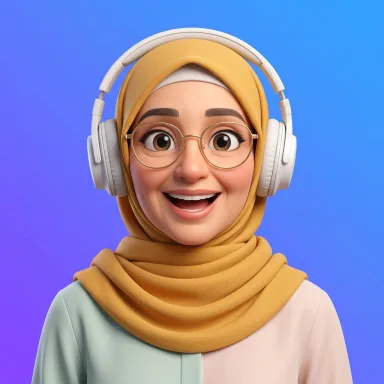
#> input picture marketing/tiktok-pot/shared/assets/speakers/ar-duaa.webp, 384 x 384 px
$ python cutout.py ../../tiktok-pot/shared/assets/speakers/ar-duaa.webp ../../tiktok-pot/shared/assets/speakers/ar-karim.webp 100
#> lines starting #> are read from the running program, lines starting #| are printed output that depends on the picture; after the words box and inside, x2 and y2 are one past the last pixel; in counts of white or black regions, pixels touching at a corner belong together
"""Cuts a site avatar out of its blue-violet backdrop. The backdrop is a smooth
gradient: it is fitted to the image border, refined on every pixel that matches
it, and then any pixel close to it (border-connected or in a pocket, such as
inside the headphones) is cleared with a soft edge. Writes an RGBA PNG.

    python cutout.py <avatar.webp> <out.png> [size]
"""
import sys
from collections import deque

import numpy as np
from PIL import Image, ImageFilter

src, out = sys.argv[1], sys.argv[2]
size = int(sys.argv[3]) if len(sys.argv) > 3 else 720
im = Image.open(src).convert("RGB").resize((size, size), Image.LANCZOS)
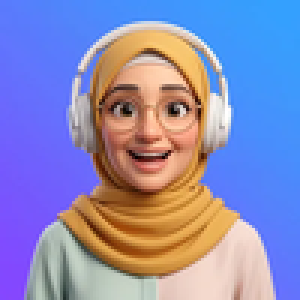
#> im: PIL image 100x100 RGB (shown 3 times larger); mean R, G, B 139.7, 138.9, 185.2
a = np.asarray(im).astype(float)
h, w, _ = a.shape
#> h = 100; w = 100
ys, xs = np.mgrid[0:h, 0:w]
u, v = xs / w, ys / h
X = np.stack([np.ones(h * w), u.ravel(), v.ravel(), (u * v).ravel(), (u ** 2).ravel(), (v ** 2).ravel()], 1)


def fit(mask):
    coef, *_ = np.linalg.lstsq(X[mask.ravel()], a.reshape(-1, 3)[mask.ravel()], rcond=None)
#> coef = [[90.44, 122.6, 252.7], [-56.12, 57.65, -3.47], [43.07, -51.15, -1.5], [2.91, 11.22, -5.07], [14.18, -16.08, 4.81], [4.02, -8.17, 4.5]]
    return (X @ coef).reshape(h, w, 3)
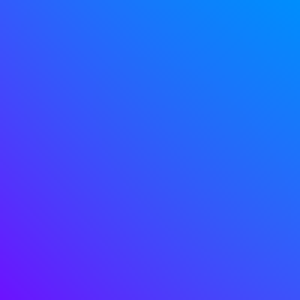
#> returned value: shape (100, 100, 3) float64 (shown 3 times larger); mean of channels 0, 1, 2 90.7, 120.6, 252; drawn with min black and max white


band = np.zeros((h, w), bool)
b = max(4, size // 40)
band[:b, :] = band[:, :b] = band[:, -b:] = True
bg = fit(band)
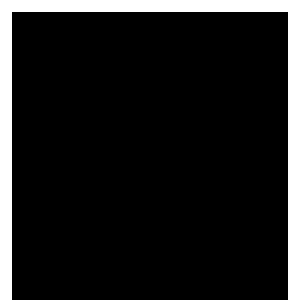
#> band: shape (100, 100) bool (shown 3 times larger); 11.7% white; 1 white region, box (x1, y1, x2, y2) and area: (0, 0, 100, 100) 1168
for _ in range(3):
    dist = np.sqrt(((a - bg) ** 2).sum(-1))
    bg = fit(dist < 30)
#> this loop made 3 passes
#> pass 1, `bg = fit(dist < 30)`:
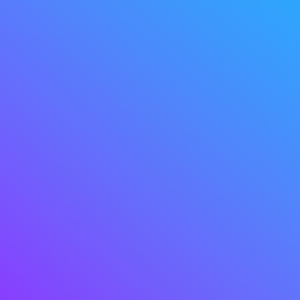
#> bg: shape (100, 100, 3) float64 (shown 3 times larger); mean of channels 0, 1, 2 92.6, 119.3, 251.8; drawn as R, G, B
dist = np.sqrt(((a - bg) ** 2).sum(-1))

# Border-connected backdrop (generous), plus pockets that match it closely.
near = dist < 40
#> near: shape (100, 100) bool; 49.6% white; 3 white regions, box (x1, y1, x2, y2) and area: (0, 0, 100, 100) 4901, (27, 17, 34, 31) 30, (66, 17, 73, 31) 28
seen = np.zeros((h, w), bool)
q = deque([(y, x) for y in range(h) for x in (0, w - 1)] + [(y, x) for x in range(w) for y in (0, h - 1)])
while q:
    y, x = q.popleft()
    if seen[y, x] or not near[y, x]:
        continue
    seen[y, x] = True
    for dy, dx in ((1, 0), (-1, 0), (0, 1), (0, -1)):
        ny, nx = y + dy, x + dx
        if 0 <= ny < h and 0 <= nx < w and not seen[ny, nx]:
            q.append((ny, nx))
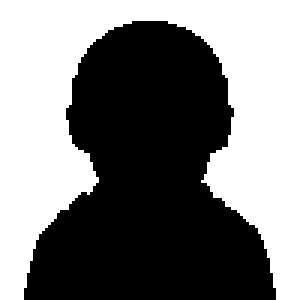
#> seen: shape (100, 100) bool (shown 3 times larger); 49% white; 1 white region, box (x1, y1, x2, y2) and area: (0, 0, 100, 100) 4901
backdrop = seen | (dist < 18)
#> backdrop: shape (100, 100) bool; 49.4% white; 4 white regions (1 under 20 px), largest, box (x1, y1, x2, y2) and area: (0, 0, 100, 100) 4901, (67, 18, 73, 31) 20, (27, 20, 32, 31) 20
alpha = Image.fromarray(((~backdrop) * 255).astype(np.uint8)).filter(ImageFilter.MedianFilter(5)).filter(ImageFilter.MinFilter(3)).filter(ImageFilter.GaussianBlur(1.2))
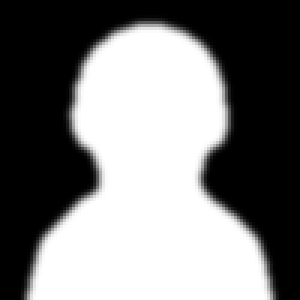
#> alpha: PIL image 100x100 L (shown 3 times larger); min 0, max 255, mean 122.2
rgba = im.copy()
rgba.putalpha(alpha)
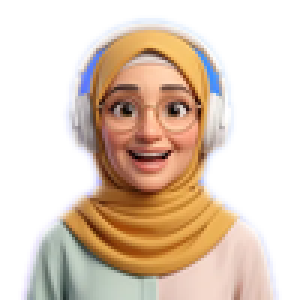
#> rgba: PIL image 100x100 RGBA (shown 3 times larger); mean R, G, B, A 139.7, 138.9, 185.2, 122.2; transparent parts drawn white
rgba.save(out)
print(out, f"{(~backdrop).mean():.0%} kept")
#| ../../tiktok-pot/shared/assets/speakers/ar-karim.webp 51% kept

$ run again, on marketing/tiktok-pot/shared/assets/speakers/ar-nada.webp
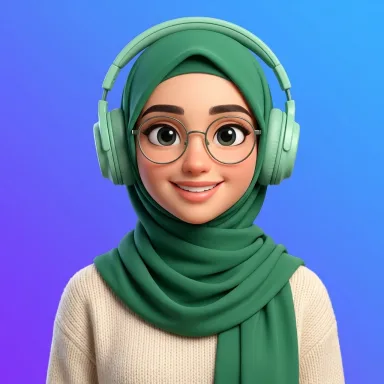
#> input picture marketing/tiktok-pot/shared/assets/speakers/ar-nada.webp, 384 x 384 px
#> coef = [[86.16, 120.7, 248.9], [-47.77, 78.39, 4.03], [35.7, -72.85, 2.89], [-12.87, 14.38, -4.29], [17.34, -21.2, 0.248], [11.49, -3.38, -5.08]]
#> band: shape (100, 100) bool; 11.7% white; 1 white region, box (x1, y1, x2, y2) and area: (0, 0, 100, 100) 1168
#> `near = dist < 40`:
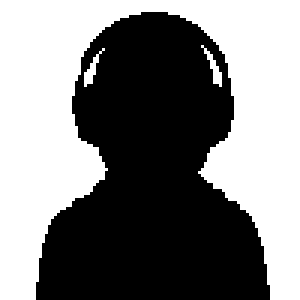
#> near: shape (100, 100) bool (shown 3 times larger); 50% white; 3 white regions, box (x1, y1, x2, y2) and area: (0, 0, 100, 100) 4937, (67, 15, 74, 29) 30, (28, 16, 35, 29) 28
#> backdrop: shape (100, 100) bool; 49.8% white; 3 white regions, box (x1, y1, x2, y2) and area: (0, 0, 100, 100) 4937, (28, 17, 34, 28) 22, (69, 17, 74, 28) 22
#> `rgba.putalpha(alpha)`:
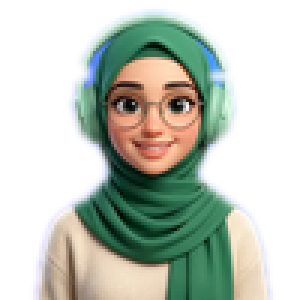
#> rgba: PIL image 100x100 RGBA (shown 3 times larger); mean R, G, B, A 102.6, 130.2, 181.9, 120.5; transparent parts drawn white
#| ../../tiktok-pot/shared/assets/speakers/ar-nada.webp 50% kept

$ run again, on marketing/tiktok-pot/shared/assets/speakers/ar-nawaf.webp
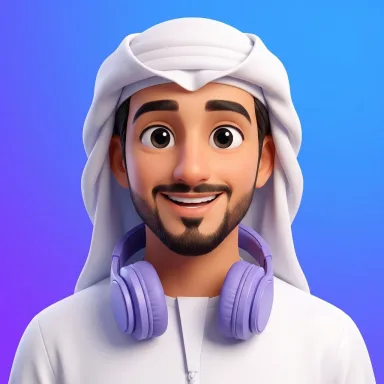
#> input picture marketing/tiktok-pot/shared/assets/speakers/ar-nawaf.webp, 384 x 384 px
#> coef = [[95.74, 100.1, 250.6], [-100.3, 144.2, 5.27], [-15.06, -57.48, 8.67], [9.63, -19.72, 0.736], [59.47, -76.14, -4], [77.15, 16.81, -14.58]]
#> band: shape (100, 100) bool; 11.7% white; 1 white region, box (x1, y1, x2, y2) and area: (0, 0, 100, 100) 1168
#> `near = dist < 40`:
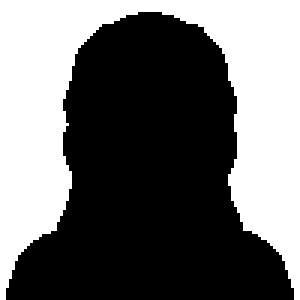
#> near: shape (100, 100) bool (shown 3 times larger); 42.3% white; 1 white region, box (x1, y1, x2, y2) and area: (0, 0, 100, 100) 4231
#> `rgba.putalpha(alpha)`:
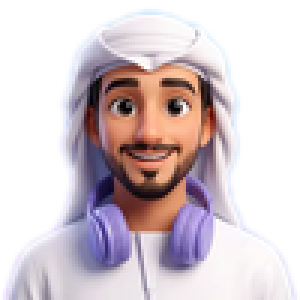
#> rgba: PIL image 100x100 RGBA (shown 3 times larger); mean R, G, B, A 138.8, 142.5, 203.1, 139.4; transparent parts drawn white
#| ../../tiktok-pot/shared/assets/speakers/ar-nawaf.webp 58% kept
